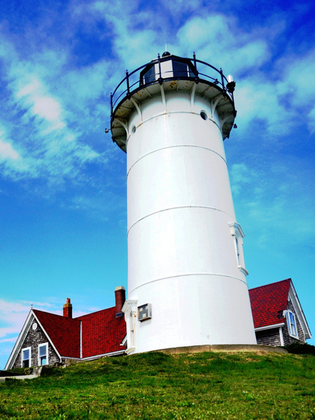
%> input picture DIP/Assignment_2/Assign2_imgs/other_images/lighthouse.png, 315 x 420 px, shrunk from 480 x 640 before the run
$ octave q2_B.m   (GNU Octave 9; MATLAB toolbox functions it lacks are replaced by stand-ins)
%> lines starting %> are read from the running program, lines starting %| are printed output that depends on the picture; in (x1, y1, x2, y2) boxes, pixels count from 0 and x2, y2 are one past the last pixel; in counts of white or black regions, pixels touching at a corner belong together; the program's own positions count from 1
### DIP/Assignment_2/apply_ideal_freq.m
function img_low = apply_ideal_freq( img,cutoff,type )
%APPLY_LOW_FREQ Summary of this function goes here
%   Detailed explanation goes here
[r,c,ch] = size(img);

x0=floor(c/2);
y0=floor(r/2);

a = fft2(img);
a = fftshift(a);

fil = zeros(size(a));

for z=1:ch
    for x=1:c
        for y=1:r
            dist = ((x0-x)^2+(y0-y)^2)^0.5;

            if dist <= cutoff
                fil(y,x,z) = 1;
                if strcmp(type,'high')
                    fil(y,x,z) = 0;
                end
            else
                fil(y,x,z) = 0;
                if strcmp(type,'high')
                    fil(y,x,z) = 1;
                end
            end


        end
    end
end

a = a.*fil;

figure,imshow(a);
figure,imshow(fil);

a = ifftshift(a);
img_low = ifft2(a);


end

### DIP/Assignment_2/apply_gauss_freq.m
function img_gauss = apply_gauss_freq( img,cutoff,type )
%APPLY_LOW_FREQ Summary of this function goes here
%   Detailed explanation goes here
[r,c,ch] = size(img);

x0=floor(c/2);
y0=floor(r/2);

a = fft2(img);

a = fftshift(a);

fil = zeros(size(a));

for z=1:ch
    for x=1:c
        for y=1:r
            dist = ((x0-x)^2+(y0-y)^2)^0.5;
            val = exp(-dist^2/(2*cutoff^2));
            if strcmp(type,'high')
                val = 1-val;
            end
%             a(y,x,z) = a(y,x,z) *val;
            fil(y,x,z) = val;

        end
    end
end

a = a.*fil;

figure,imshow(a);
figure,imshow(fil);

a = ifftshift(a);
img_gauss = ifft2(a);


end

### DIP/Assignment_2/apply_butter_freq.m
function img_butter = apply_butter_freq( img,cutoff,type )
%APPLY_LOW_FREQ Summary of this function goes here
%   Detailed explanation goes here
[r,c,ch] = size(img);

x0=floor(c/2);
y0=floor(r/2);

a = fft2(img);

a = fftshift(a);

for z=1:ch
    for x=1:c
        for y=1:r
            dist = ((x0-x)^2+(y0-y)^2)^0.5;
            val = 1/(1 + (dist/cutoff)^2);
            if strcmp(type,'high')
                val = 1-val;
            end
            a(y,x,z) = a(y,x,z) *val;

        end
    end
end
figure,imshow(a);

a = ifftshift(a);
img_butter = ifft2(a);


end

### DIP/Assignment_2/q2_B.m
clear
close all;
clc

img = imread('Assign2_imgs/other_images/lighthouse.png');
%> img is the input picture: size 420x315x3 uint8; mean R, G, B 106.4, 150.1, 171.4
% img = imread('Assign2_imgs/other_images/cameraman.tif');
% imshow(img);

img = im2double(img);
%> img: size 420x315x3 double

[r,c,ch] = size(img);
%> r = 420; c = 315; ch = 3

cutoff = 25;
cutoff = min(r/2,min(c/2,cutoff));
%> cutoff = 25

img_out = apply_ideal_freq(img,cutoff,'low');
%> after the loop in apply_ideal_freq, `for z=1:ch`:
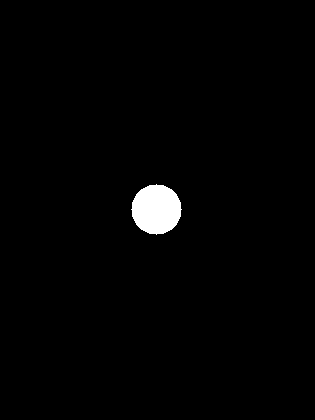
%> fil: size 420x315x3 double; values 0 (black) and 1 (white), 1.5% white; 1 white region, box (x1, y1, x2, y2) and area: (131, 184, 182, 235) 1961
figure,imshow(img_out);
imwrite(img_out,strcat('ideal_low',num2str(1),'.jpg'));
img_out = apply_ideal_freq(img,cutoff,'high');
figure,imshow(img_out);
imwrite(img_out,strcat('ideal_high',num2str(1),'.jpg'));

img_out = apply_gauss_freq(img,cutoff,'low');
%> after the loop in apply_gauss_freq, `for z=1:ch`:
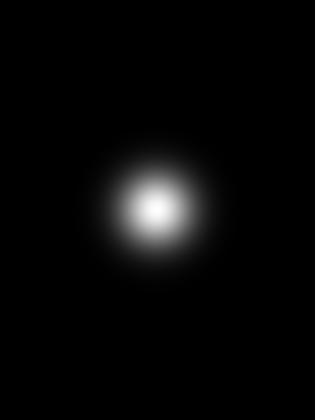
%> fil: size 420x315x3 double; min 1.01e-24, max 1, mean 0.0297
%> in apply_gauss_freq, `imshow(a)`:
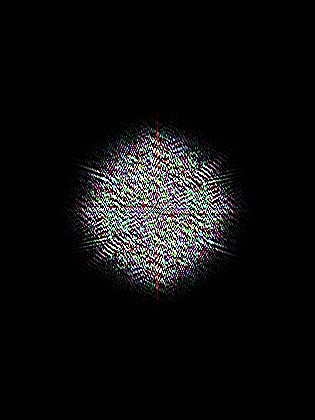
%> displayed picture: size 420x315x3, on the screen's scale of 0 to 255; mean R, G, B 14.4, 14.4, 14.6
figure,imshow(img_out);
imwrite(img_out,strcat('gauss_low',num2str(1),'.jpg'));
img_out = apply_gauss_freq(img,cutoff,'high');
%> call 2 of apply_gauss_freq, with cutoff = 25, type = 'high'
%> after the loop in apply_gauss_freq (call 2), `for z=1:ch`:
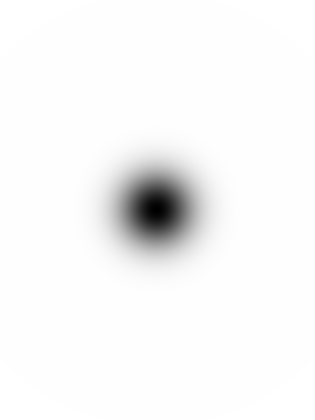
%> fil: size 420x315x3 double; min 0, max 1, mean 0.97
%> in apply_gauss_freq (call 2), `imshow(a)`:
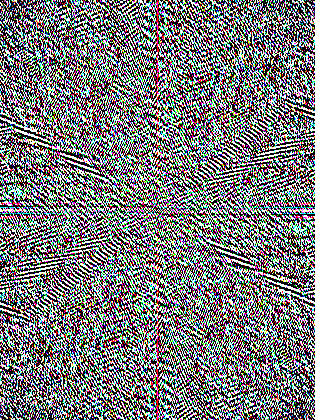
%> displayed picture: size 420x315x3, on the screen's scale of 0 to 255; mean R, G, B 120.3, 120.4, 121.5
figure,imshow(img_out);
imwrite(img_out,strcat('gauss_high',num2str(1),'.jpg'));

img_out = apply_butter_freq(img,cutoff,'low');
%> in apply_butter_freq, `imshow(a)`:
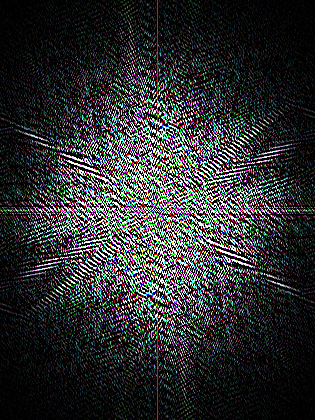
%> displayed picture: size 420x315x3, on the screen's scale of 0 to 255; mean R, G, B 44.4, 46.1, 46.9
figure,imshow(img_out);
%> after `imshow(img_out)`:
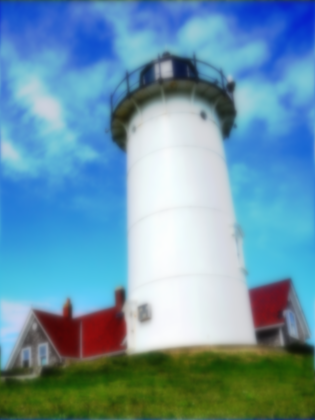
%> displayed picture: size 420x315x3, on the screen's scale of 0 to 255; mean R, G, B 106.1, 149.6, 170.9
imwrite(img_out,strcat('butter_low',num2str(1),'.jpg'));
img_out = apply_butter_freq(img,cutoff,'high');
figure,imshow(img_out);
imwrite(img_out,strcat('butter_high',num2str(1),'.jpg'));
